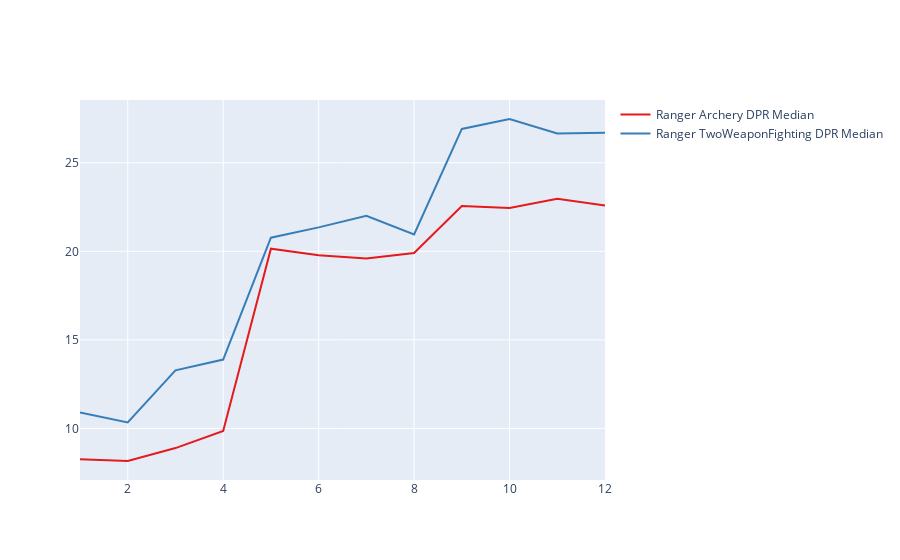

Source (notebook cell):
### Code cell
import plotly.graph_objects as go
import plotly.express as px


fig = go.Figure()


for name_value in df_overall['name'].unique():
    df_name = df_overall[df_overall['name'] == name_value]
    color = px.colors.qualitative.Set1[df_overall['name'].unique().tolist().index(name_value)]
    
    # fig.add_trace(go.Scatter(
    #     x=df_name['level'],
    #     y=df_name['percentile_90_DPR'],
    #     mode='lines',
    #     name=f'{name_value} DPR 90%',
    #     line=dict(color=color, dash='dash')
    # ))
    # fig.add_trace(go.Scatter(
    #     x=df_name['level'],
    #     y=df_name['percentile_10_DPR'],
    #     mode='lines',
    #     name=f'{name_value} DPR 10%',
    #     line=dict(color=color, dash='dot')
    # ))
    fig.add_trace(go.Scatter(
        x=df_name['level'],
        y=df_name['median_DPR'],
        mode='lines',
        name=f'{name_value} DPR Median',
        line=dict(color=color)
    ))

fig.show()

### Figure 1 — Plotly figure (JSON) as saved in the notebook; plotly's stock layout.template omitted (floating-point values rounded to 4 significant figures)
{"data": [{"line": {"color": "rgb(228,26,28)"}, "mode": "lines", "name": "Ranger Archery DPR Median", "x": [1, 2, 3, 4, 5, 6, 7, 8, 9, 10, 11, 12], "y": [8.26, 8.16, 8.89, 9.86, 20.15, 19.78, 19.59, 19.9, 22.56, 22.45, 22.97, 22.58], "type": "scatter"}, {"line": {"color": "rgb(55,126,184)"}, "mode": "lines", "name": "Ranger TwoWeaponFighting DPR Median", "x": [1, 2, 3, 4, 5, 6, 7, 8, 9, 10, 11, 12], "y": [10.9, 10.34, 13.28, 13.89, 20.77, 21.35, 22.0, 20.95, 26.91, 27.47, 26.65, 26.69], "type": "scatter"}], "layout": {}}
